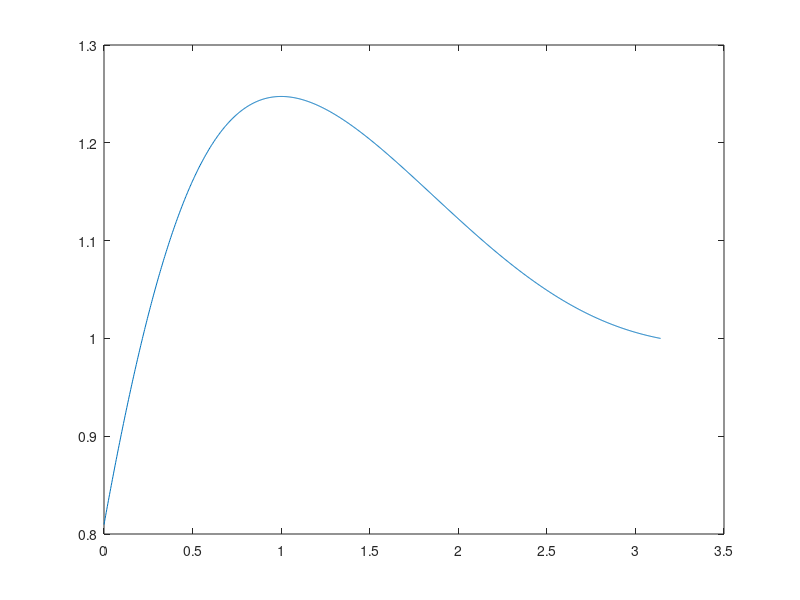

The MATLAB script that drew this image:
%% 1

clc
clear
close all


mu = 3;

f = @(x) x+cos(x);

% neumann a dx
BC = [-1 2];

intervalli = 1000;

a = 0;
b = pi;

h = (b-a)/intervalli;

% solo i nodi interni sono uguali
uni = ones(intervalli-1,1);

d = [mu/h^2 * 2 * uni; mu/h^2 *(1)];

d1 = mu/h^2 * (-1) * [uni; 1];

A = spdiags([d, d1, d1], [0 1 -1], intervalli, intervalli);

x = (a:h:b)';
b = f(x(2:end));

b(1) = b(1) + mu/h^2*BC(1);

b(end) = b(end)/2 + BC(2)/h;


u = [BC(1); A\b];

max(u)


%% 2

clc
clear
close all

a = 0;
b = pi;

f = @(x) exp(sin(x));

% neumann a sx
BC = [1 -2];

intervalli = 1000;

h = (b-a)/intervalli;

x = (a:h:b)';

mu_f = @(x) exp(sin(x));
xMedi = (x(1:end-1) + x(2:end))/2;
muVal = mu_f(xMedi);

d = muVal(1:end-1) + muVal(2:end);

% aggiungo extra neumann a sx
% d = [(mu_f(x(1)+h/2) + mu_f(x(1)-h/2))/2; d]./h^2;
d = [muVal(1); d]./h^2;
% non mi serve il valore finale visto che conosco già l'ultima u grazie a
% dirichlet
d1 = -muVal(1:end-1)./h^2;


A = spdiags([d, [0;d1], [d1;0]], [0 1 -1], intervalli, intervalli);

b = f(x(1:end-1));

b(1) = b(1)/2 - BC(1)/h;

b(end) = b(end) + muVal(end) * BC(end)/h^2;


u = [A\b;BC(end)];
plot(x, u)
max(u)

%% 3
clc
clear
close all

a = 0;
b = pi;

f = @(x) 2.*(x+1).*sin(x);
mu_f = @(x) x+1;

BC = [0 0];

intervalli = 1000;

h = (b-a)/intervalli;
x = (a:h:b)';
xMedi = (x(1:end-1) + x(2:end))/2;

muVal = mu_f(xMedi);

d = 1/h^2*(muVal(1:end-1) + muVal(2:end));

d1 = -muVal(2:end-1)/h^2;

A = spdiags([d, [0;d1], [d1;0]], [0 1 -1], intervalli-1, intervalli-1);

b = f(x(2:end-1));

max(A\b)


%% Seconda parte =======================================

%% 1

clc
clear
close all


mu = 1/2;

f = @(x) x-3*cos(x);

a = 0;
b = pi;

% sarebbe 0/mu, visto che nella traccia c'è u' = 0
% neumann a sinistra
BC = [0 1];

intervalli = 1000;
h = (b-a)/intervalli;
% -1 per prendere i nodi interni
uni = ones(intervalli-1, 1);


d = [mu/h^2; 2*mu/h^2 .* uni];

d1 = -mu/h^2*uni;

A = spdiags([d,[0;d1],[d1;0]], [0 1 -1], intervalli, intervalli);

x = (a:h:b)';
b = f(x(1:end-1));

b(1) = b(1) - BC(1)/h; 

b(end) = b(end) + BC(2)*mu/h^2;

max(A\b)


%% 2

clc
clear
close all

a = 0;
b = pi;


intervalli = 1000;

mu_f = @(x) 1+log(x+1);

f = @(x) sin(cos(x));

h = (b-a)/intervalli;
x = (a:h:b)';

xMedi = (x(1:end-1) + x(2:end))/2;

muVal = mu_f(xMedi);

d = (muVal(1:end-1) + muVal(2:end))./h^2;

d1 = -muVal(2:end-1)./h^2;

% -1 perché DD
A = spdiags([d, [0;d1], [d1;0]], [0 1 -1], intervalli-1, intervalli-1);

b = f(x(2:end-1));

max(A\b)


%% 3
clc
clear
close all

a = 0;
b = pi;

% neumann a dx
BC = [1 -1/2];

mu_f = @(x) exp(sin(x));

f = @(x) cos(cos(x) - sin(x));

intervalli = 5;
h = (b-a)/intervalli;
x = (a:h:b)';

xMedi = (x(1:end-1) + x(2:end))/2;

muVal = mu_f(xMedi);

d = muVal(1:end-1) + muVal(2:end);

d = [d; muVal(end)]./h^2;

d1 = -muVal(2:end)./h^2;

A = spdiags([d, [0;d1], [d1;0]], [0 1 -1], intervalli, intervalli);

b = f(x(2:end));

b(1) = b(1) + BC(1)*muVal(1)/h^2;

b(end) = b(end)/2 + BC(2)/h;

max(A\b)

%% extra


clc
clear
close all

a = 0;
b = pi;

% neumann a dx
BC = [1/2 -1/3];

mu_f = @(x) 1 + abs(sin(x));

f = @(x) exp(cos(x) - sin(x));

intervalli = 1000;
h = (b-a)/intervalli;
x = (a:h:b)';

xMedi = (x(1:end-1) + x(2:end))/2;

muVal = mu_f(xMedi);

d = muVal(1:end-1) + muVal(2:end);

d = [d; muVal(end)]./h^2;

d1 = -muVal(2:end)./h^2;

A = spdiags([d, [0;d1], [d1;0]], [0 1 -1], intervalli, intervalli);

b = f(x(2:end));

b(1) = b(1) + BC(1)*muVal(1)/h^2;

b(end) = b(end)/2 + BC(2)/h;

max(A\b)



%% extra

%% 2

clc
clear
close all

a = 0;
b = pi;

f = @(x) cos(x-sin(x));

% neumann a sx
BC = [1 1];

intervalli = 1000;

h = (b-a)/intervalli;

x = (a:h:b)';

mu_f = @(x) x.^2+1;
xMedi = (x(1:end-1) + x(2:end))/2;
muVal = mu_f(xMedi);

d = muVal(1:end-1) + muVal(2:end);

% aggiungo extra neumann a sx
% d = [(mu_f(x(1)+h/2) + mu_f(x(1)-h/2))/2; d]./h^2;
d = [muVal(1); d]./h^2;
% non mi serve il valore finale visto che conosco già l'ultima u grazie a
% dirichlet
d1 = -muVal(1:end-1)./h^2;


A = spdiags([d, [0;d1], [d1;0]], [0 1 -1], intervalli, intervalli);

b = f(x(1:end-1));

b(1) = b(1)/2 - BC(1)/h;

b(end) = b(end) + muVal(end) * BC(end)/h^2;


u = [A\b;BC(end)];
plot(x, u)
max(u)


%% round 2

%% 1

clc
clear
close all


mu_f = @(x) exp(1-x);

f = @(x) -sin(x.*cos(x));

x0 = 0;
xf = pi;

intervalli = 1000;

h = (xf-x0)/intervalli;
x = (x0:h:xf)';

xMedi = (x(2:end) + x(1:end-1))/2;
muVal = mu_f(xMedi);

d = (muVal(2:end) + muVal(1:end-1))./h^2;

d1 = -muVal(2:end-1)./h^2;

A = spdiags([d, [0;d1], [d1;0]], [0 1 -1], intervalli-1, intervalli-1);

b = f(x(2:end-1));


u = [0; A\b; 0];
max(u)


%% 2

clc
clear
close all

mu = 6;

% neumann a sx
BC = [1 -1];

f = @(x) cos(x - log(x+2));

a = 0;
b = pi;
intervalli = 1000;
h = (b-a)/intervalli;
x = (a:h:b)';

% i nodi interni
uni = ones(intervalli-1,1);

d = 2*mu/h^2*uni;

d = [d(1)/2; d];

d1 = -mu/h^2*[uni; 1];

A = spdiags([d, d1, d1], [0 1 -1], intervalli, intervalli);

b = f(x(1:end-1));

b(1) = b(1) - BC(1)/h;
b(end) = b(end) + BC(2)*mu/h^2;

u = [A\b; -1];
plot(x,u);
max(u)

%% 3

clc
clear
close all

mu_f = @(x) x.^2+1;

f = @(x) cos(x-sin(x));

% neumann a sx
BC = [1 1];

intervalli = 1000;
a = 0;
b = pi;
h = (b-a)/intervalli;

x = (a:h:b)';

xMedi = (x(2:end) + x(1:end-1))/2;

muVal = mu_f(xMedi);

d = (muVal(1:end-1) + muVal(2:end))./h^2;

d = [muVal(1)/h^2; d];

d1 = -muVal(1:end-1)./h^2;

A = spdiags([d, [0;d1], [d1;0]], [0 1 -1], intervalli, intervalli);

b = f(x(1:end-1));

b(1) = b(1) - BC(1)/h;

b(end) = b(end) + muVal(end)/h^2*BC(2);

u = [A\b; BC(2)];
plot(x,u)

max(u)










